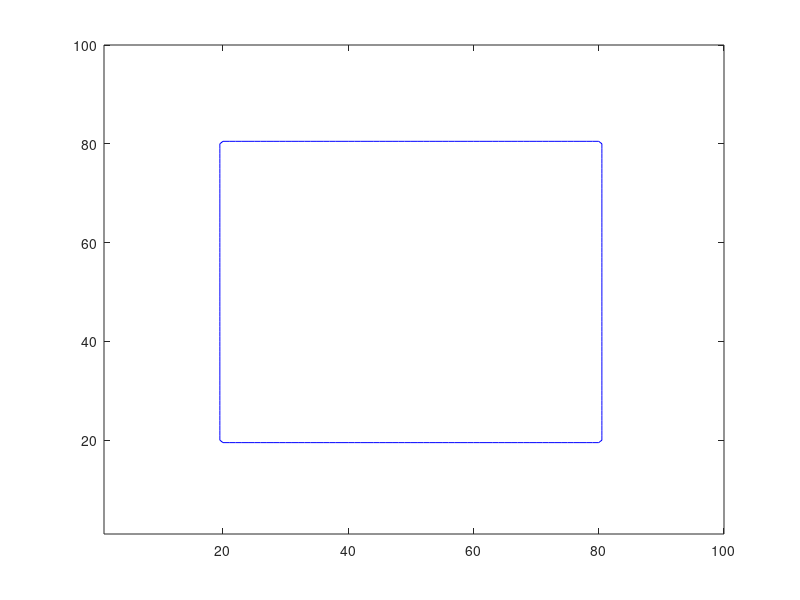

This chart was generated by the following MATLAB code: (Note: this script raises an error after producing the figure.)
%
% This is a test m-file to try out this package on 
% level set methods. It creates a signed distance function
% whose zero level set (the curve) is a square. In the default setup,
% this square is then shrunk under a force in the normal direction.
% Try using a combination of normal, vector field-based and 
% curvature-based forces to evolve the curve. 
% evolve2D() is the core function that handles the evolution.
% Type help evolve2D to see the documentation of this function.
%
% Author: Baris Sumengen  sumengen@ece.ucsb.edu
% http://vision.ece.ucsb.edu/~sumengen/
%


phi = ones(100,100);
phi(20:80,20:80) = -1;
phi = double((phi > 0).*(bwdist(phi < 0)-0.5) - (phi < 0).*(bwdist(phi > 0)-0.5));

% Using reinit_SD on the step function instead may 
% smooth out the curve corners slightly (not desired).
% phi = reinit_SD(phi, dx, dy, 0.5, 'WENO', 200);

% External vector field
u = -0.5*(1/sqrt(2)).*ones(100, 100); %x component of the vector field
v = -0.5*(1/sqrt(2)).*ones(100, 100); %y component of the vector field

% b: weighting for curvature-based force. b needs to be positive
b = 0.3*ones(100, 100);

% Vn: force in the normal direction
Vn = -0.2*ones(100, 100);

dx=1;
dy=1;

figure(1);
contour(phi,[0 0],'b');
for k = 1:10
  phi = evolve2D(phi,dx,dy,0.5,15,'ENO3',1,1,Vn,0,u,v,0,b);
  hold on; contour(phi,[0 0],'color',[k/10 0 1-k/10]); hold off; axis equal; drawnow;
end


